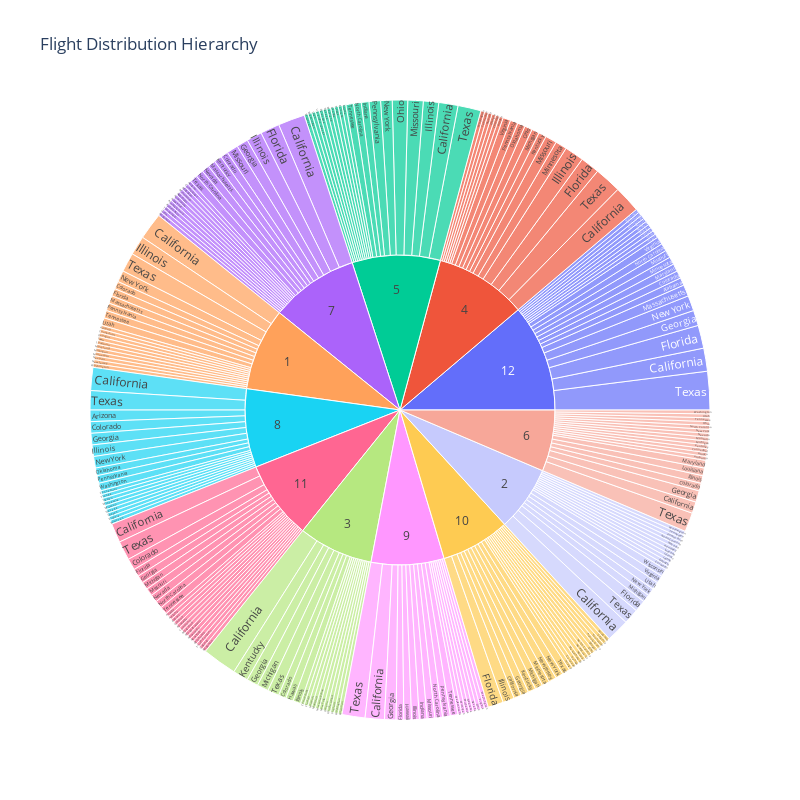

Write notebook code for a chart like this one.
### Markdown cell above
### 6. Hierarchical view in order of month and destination state holding value of number of flights

For this illustration, we will use a sunburst chart:

### Code cell
fig = px.sunburst(data,
                 path=['Month','DestStateName'],
                 values='Flights',
                 title='Flight Distribution Hierarchy',
                 width=800,
                 height=800)
fig.show()

### Figure 1 — Plotly figure (JSON) as saved in the notebook; plotly's stock layout.template omitted (floating-point values rounded to 4 significant figures; data arrays with more than 128 entries replaced by an {"elided": "..."} marker saying what was removed)
{"data": [{"branchvalues": "total", "domain": {"x": [0, 1], "y": [0, 1]}, "hovertemplate": "labels=%{label}<br>Flights=%{value}<br>parent=%{parent}<br>id=%{id}<extra></extra>", "ids": {"elided": "260 str values"}, "labels": {"elided": "260 str values"}, "name": "", "parents": {"elided": "260 str values"}, "type": "sunburst", "values": {"elided": "260 int values"}}], "layout": {"height": 800, "legend": {"tracegroupgap": 0}, "title": {"text": "Flight Distribution Hierarchy"}, "width": 800}}
